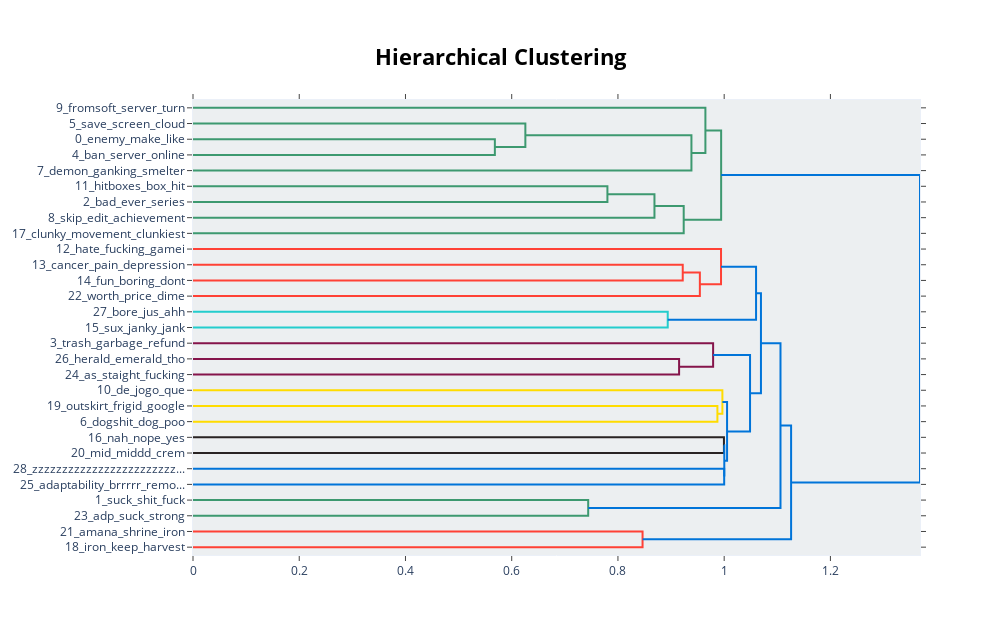

Here is the notebook cell this chart was saved with:
### Code cell
neg_topic_model.visualize_hierarchy()

### Figure 1 — Plotly figure (JSON) as saved in the notebook; plotly's stock layout.template omitted (floating-point values rounded to 4 significant figures)
{"data": [{"hoverinfo": "text", "marker": {"color": "rgb(61,153,112)"}, "mode": "lines", "type": "scatter", "x": [0, 0.5683, 0.5683, 0], "xaxis": "x", "y": [-25, -25, -35, -35], "yaxis": "y"}, {"hoverinfo": "text", "marker": {"color": "rgb(61,153,112)"}, "mode": "lines", "type": "scatter", "x": [0, 0.6257, 0.6257, 0.5683], "xaxis": "x", "y": [-15, -15, -30, -30], "yaxis": "y"}, {"hoverinfo": "text", "marker": {"color": "rgb(61,153,112)"}, "mode": "lines", "type": "scatter", "x": [0.6257, 0.9384, 0.9384, 0], "xaxis": "x", "y": [-22.5, -22.5, -45, -45], "yaxis": "y"}, {"hoverinfo": "text", "marker": {"color": "rgb(61,153,112)"}, "mode": "lines", "type": "scatter", "x": [0, 0.9646, 0.9646, 0.9384], "xaxis": "x", "y": [-5, -5, -33.75, -33.75], "yaxis": "y"}, {"hoverinfo": "text", "marker": {"color": "rgb(61,153,112)"}, "mode": "lines", "type": "scatter", "x": [0, 0.7802, 0.7802, 0], "xaxis": "x", "y": [-55, -55, -65, -65], "yaxis": "y"}, {"hoverinfo": "text", "marker": {"color": "rgb(61,153,112)"}, "mode": "lines", "type": "scatter", "x": [0.7802, 0.8687, 0.8687, 0], "xaxis": "x", "y": [-60, -60, -75, -75], "yaxis": "y"}, {"hoverinfo": "text", "marker": {"color": "rgb(61,153,112)"}, "mode": "lines", "type": "scatter", "x": [0.8687, 0.9238, 0.9238, 0], "xaxis": "x", "y": [-67.5, -67.5, -85, -85], "yaxis": "y"}, {"hoverinfo": "text", "marker": {"color": "rgb(61,153,112)"}, "mode": "lines", "type": "scatter", "x": [0.9646, 0.9943, 0.9943, 0.9238], "xaxis": "x", "y": [-19.38, -19.38, -76.25, -76.25], "yaxis": "y"}, {"hoverinfo": "text", "marker": {"color": "rgb(255,65,54)"}, "mode": "lines", "type": "scatter", "x": [0, 0.922, 0.922, 0], "xaxis": "x", "y": [-105, -105, -115, -115], "yaxis": "y"}, {"hoverinfo": "text", "marker": {"color": "rgb(255,65,54)"}, "mode": "lines", "type": "scatter", "x": [0.922, 0.9542, 0.9542, 0], "xaxis": "x", "y": [-110, -110, -125, -125], "yaxis": "y"}, {"hoverinfo": "text", "marker": {"color": "rgb(255,65,54)"}, "mode": "lines", "type": "scatter", "x": [0, 0.9941, 0.9941, 0.9542], "xaxis": "x", "y": [-95, -95, -117.5, -117.5], "yaxis": "y"}, {"hoverinfo": "text", "marker": {"color": "rgb(35,205,205)"}, "mode": "lines", "type": "scatter", "x": [0, 0.8937, 0.8937, 0], "xaxis": "x", "y": [-135, -135, -145, -145], "yaxis": "y"}, {"hoverinfo": "text", "marker": {"color": "rgb(0,116,217)"}, "mode": "lines", "type": "scatter", "x": [0.9941, 1.06, 1.06, 0.8937], "xaxis": "x", "y": [-106.2, -106.2, -140, -140], "yaxis": "y"}, {"hoverinfo": "text", "marker": {"color": "rgb(133,20,75)"}, "mode": "lines", "type": "scatter", "x": [0, 0.9151, 0.9151, 0], "xaxis": "x", "y": [-165, -165, -175, -175], "yaxis": "y"}, {"hoverinfo": "text", "marker": {"color": "rgb(133,20,75)"}, "mode": "lines", "type": "scatter", "x": [0, 0.9792, 0.9792, 0.9151], "xaxis": "x", "y": [-155, -155, -170, -170], "yaxis": "y"}, {"hoverinfo": "text", "marker": {"color": "rgb(255,220,0)"}, "mode": "lines", "type": "scatter", "x": [0, 0.9873, 0.9873, 0], "xaxis": "x", "y": [-195, -195, -205, -205], "yaxis": "y"}, {"hoverinfo": "text", "marker": {"color": "rgb(255,220,0)"}, "mode": "lines", "type": "scatter", "x": [0, 0.9966, 0.9966, 0.9873], "xaxis": "x", "y": [-185, -185, -200, -200], "yaxis": "y"}, {"hoverinfo": "text", "marker": {"color": "rgb(40,35,35)"}, "mode": "lines", "type": "scatter", "x": [0, 0.9996, 0.9996, 0], "xaxis": "x", "y": [-215, -215, -225, -225], "yaxis": "y"}, {"hoverinfo": "text", "marker": {"color": "rgb(0,116,217)"}, "mode": "lines", "type": "scatter", "x": [0, 1, 1, 0], "xaxis": "x", "y": [-235, -235, -245, -245], "yaxis": "y"}, {"hoverinfo": "text", "marker": {"color": "rgb(0,116,217)"}, "mode": "lines", "type": "scatter", "x": [0.9996, 1.0, 1.0, 1], "xaxis": "x", "y": [-220, -220, -240, -240], "yaxis": "y"}, {"hoverinfo": "text", "marker": {"color": "rgb(0,116,217)"}, "mode": "lines", "type": "scatter", "x": [0.9966, 1.005, 1.005, 1.0], "xaxis": "x", "y": [-192.5, -192.5, -230, -230], "yaxis": "y"}, {"hoverinfo": "text", "marker": {"color": "rgb(0,116,217)"}, "mode": "lines", "type": "scatter", "x": [0.9792, 1.049, 1.049, 1.005], "xaxis": "x", "y": [-162.5, -162.5, -211.2, -211.2], "yaxis": "y"}, {"hoverinfo": "text", "marker": {"color": "rgb(0,116,217)"}, "mode": "lines", "type": "scatter", "x": [1.06, 1.069, 1.069, 1.049], "xaxis": "x", "y": [-123.1, -123.1, -186.9, -186.9], "yaxis": "y"}, {"hoverinfo": "text", "marker": {"color": "rgb(61,153,112)"}, "mode": "lines", "type": "scatter", "x": [0, 0.744, 0.744, 0], "xaxis": "x", "y": [-255, -255, -265, -265], "yaxis": "y"}, {"hoverinfo": "text", "marker": {"color": "rgb(0,116,217)"}, "mode": "lines", "type": "scatter", "x": [1.069, 1.106, 1.106, 0.744], "xaxis": "x", "y": [-155, -155, -260, -260], "yaxis": "y"}, {"hoverinfo": "text", "marker": {"color": "rgb(255,65,54)"}, "mode": "lines", "type": "scatter", "x": [0, 0.8464, 0.8464, 0], "xaxis": "x", "y": [-275, -275, -285, -285], "yaxis": "y"}, {"hoverinfo": "text", "marker": {"color": "rgb(0,116,217)"}, "mode": "lines", "type": "scatter", "x": [1.106, 1.126, 1.126, 0.8464], "xaxis": "x", "y": [-207.5, -207.5, -280, -280], "yaxis": "y"}, {"hoverinfo": "text", "marker": {"color": "rgb(0,116,217)"}, "mode": "lines", "type": "scatter", "x": [0.9943, 1.369, 1.369, 1.126], "xaxis": "x", "y": [-47.81, -47.81, -243.8, -243.8], "yaxis": "y"}], "layout": {"autosize": false, "height": 635, "hoverlabel": {"bgcolor": "white", "font": {"family": "Rockwell", "size": 16}}, "hovermode": "closest", "plot_bgcolor": "#ECEFF1", "showlegend": false, "title": {"font": {"color": "Black", "size": 22}, "text": "<b>Hierarchical Clustering</b>", "x": 0.5, "xanchor": "center", "yanchor": "top"}, "width": 1000, "xaxis": {"mirror": "allticks", "rangemode": "tozero", "showgrid": false, "showline": true, "showticklabels": true, "ticks": "outside", "type": "linear", "zeroline": false}, "yaxis": {"mirror": "allticks", "range": [-290, 0], "rangemode": "tozero", "showgrid": false, "showline": true, "showticklabels": true, "tickmode": "array", "ticks": "outside", "ticktext": ["9_fromsoft_server_turn", "5_save_screen_cloud", "0_enemy_make_like", "4_ban_server_online", "7_demon_ganking_smelter", "11_hitboxes_box_hit", "2_bad_ever_series", "8_skip_edit_achievement", "17_clunky_movement_clunkiest", "12_hate_fucking_gamei", "13_cancer_pain_depression", "14_fun_boring_dont", "22_worth_price_dime", "27_bore_jus_ahh", "15_sux_janky_jank", "3_trash_garbage_refund", "26_herald_emerald_tho", "24_as_staight_fucking", "10_de_jogo_que", "19_outskirt_frigid_google", "6_dogshit_dog_poo", "16_nah_nope_yes", "20_mid_middd_crem", "28_zzzzzzzzzzzzzzzzzzzzzzzz...", "25_adaptability_brrrrr_remo...", "1_suck_shit_fuck", "23_adp_suck_strong", "21_amana_shrine_iron", "18_iron_keep_harvest"], "tickvals": [-5, -15, -25, -35, -45, -55, -65, -75, -85, -95, -105, -115, -125, -135, -145, -155, -165, -175, -185, -195, -205, -215, -225, -235, -245, -255, -265, -275, -285], "type": "linear", "zeroline": false}}}
